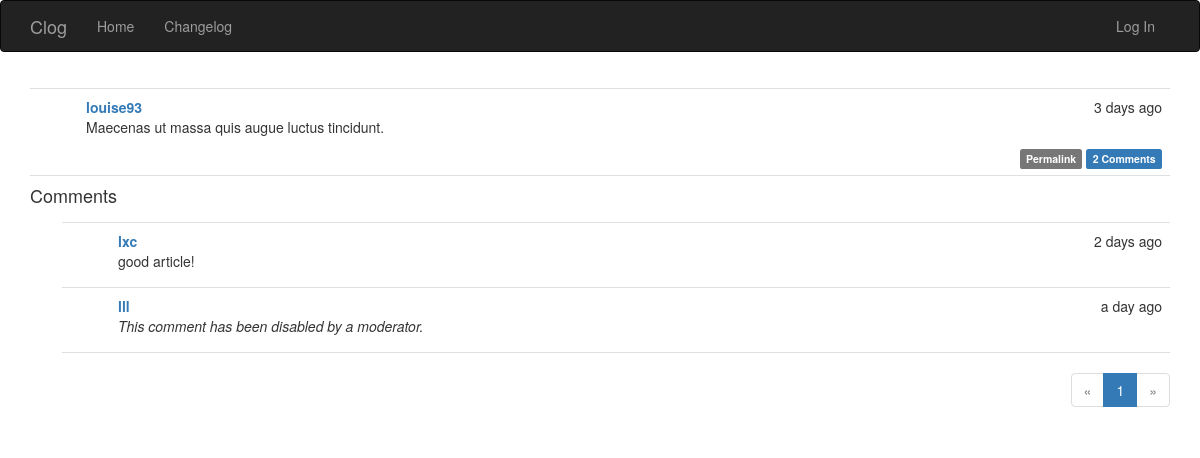
The app's page /post/90 with its own data.
### app/models.py (models this page shows, shortened)
class Post(db.Model):
    __tablename__ = 'posts'
    id = db.Column(db.Integer, primary_key=True)
    body = db.Column(db.Text)
    timestamp = db.Column(db.DateTime, index=True, default=datetime.utcnow)
    author_id = db.Column(db.Integer, db.ForeignKey('users.id'))
    body_html = db.Column(db.Text)
    comments = db.relationship('Comment', backref='post', lazy='dynamic')

class User(UserMixin, db.Model):
    __tablename__ = 'users'
    id = db.Column(db.Integer, primary_key=True)
    username = db.Column(db.String(64), unique=True, index=True)
    email = db.Column(db.String(64), unique=True, index=True)
    role_id = db.Column(db.Integer, db.ForeignKey('roles.id'))
    password_hash = db.Column(db.String(128))
    confirmed = db.Column(db.Boolean, default=False)
    name = db.Column(db.String(64))
    location = db.Column(db.String(64))
    about_me = db.Column(db.Text)
    member_since = db.Column(db.DateTime(), default=datetime.utcnow)
    last_seen = db.Column(db.DateTime(), default=datetime.utcnow)
    posts = db.relationship('Post', backref='author', lazy='dynamic')
    followed = db.relationship('Follow',
                               foreign_keys=[Follow.follower_id],
                               backref=db.backref('follower', lazy='joined'),
                               lazy='dynamic',
                               cascade='all, delete-orphan')
    followers = db.relationship('Follow',
                                foreign_keys=[Follow.followed_id],
                                backref=db.backref('followed', lazy='joined'),
                                lazy='dynamic',
                                cascade='all, delete-orphan')
    comments = db.relationship('Comment', backref='author', lazy='dynamic')
    @property
    def password(self):
        raise AttributeError('password is not a readable attribute')

class Comment(db.Model):
    __tablename__ = 'comments'
    id = db.Column(db.Integer, primary_key=True)
    body = db.Column(db.Text)
    body_html = db.Column(db.Text)
    timestamp = db.Column(db.DateTime, index=True, default=datetime.utcnow)
    disabled = db.Column(db.Boolean)
    author_id = db.Column(db.Integer, db.ForeignKey('users.id'))
    post_id = db.Column(db.Integer, db.ForeignKey('posts.id'))

### app/main/views.py (the view, shortened to what this page needs)
@main.route('/post/<int:id>', methods=['GET', 'POST'])
def post(id):
    post = Post.query.get_or_404(id)
    form = CommentForm()
    page = request.args.get('page', 1, type=int)
    if page == -1:
        page = (post.comments.count() - 1) // \
            current_app.config['FLASKY_COMMENTS_PER_PAGE'] + 1
    pagination = post.comments.order_by(Comment.timestamp.asc()).paginate(
        page, per_page=current_app.config['FLASKY_COMMENTS_PER_PAGE'],
        error_out=False)
    comments = pagination.items
    return render_template('post.html', posts=[post], form=form,
                           comments=comments, pagination=pagination)

### app/auth/views.py (called while the page is built)
@auth.before_app_request
def before_request():
    if current_user.is_authenticated:
        current_user.ping()
        if not current_user.confirmed \
                and request.endpoint[:5] != 'auth.' \
                and request.endpoint != 'static':
            return redirect(url_for('auth.unconfirmed'))

### app/main/__init__.py (called while the page is built)
@main.app_context_processor
def inject_permissions():
    return dict(Permission=Permission)

### app/models.py (called while the page is built)
    def can(self, permissions):
        return False

    def is_administrator(self):
        return False

### app/templates/post.html (shortened to what this page needs)
{% extends "base.html" %}
{% import "bootstrap/wtf.html" as wtf %}
{% import "_macros.html" as macros %}
{% block page_content %}
{% include '_posts.html' %}
<h4 id="comments">Comments</h4>
{% include '_comments.html' %}
{% if pagination %}
<div class="pagination">
    {{ macros.pagination_widget(pagination, '.post', fragment='#comments', id=posts[0].id) }}
</div>
{% endif %}
{% endblock %}

### app/templates/_posts.html (shortened to what this page needs)
<ul class="posts">
    {% for post in posts %}
    <li class="post">
        <div class="post-content">
            <div class="post-date">{{ moment(post.timestamp).fromNow() }}</div>
            <div class="post-author"><a href="{{ url_for('.user', username=post.author.username) }}">{{ post.author.username }}</a></div>
            <div class="post-body">
                {% if post.body_html %}
                    {{ post.body_html | safe }}
                {% else %}
                    {{ post.body }}
                {% endif %}
            </div>
            <div class="post-footer">
                <a href="{{ url_for('.post', id=post.id) }}">
                    <span class="label label-default">Permalink</span>
                </a>
                <a href="{{ url_for('.post', id=post.id) }}#comments">
                    <span class="label label-primary">{{ post.comments.count() }} Comments</span>
                </a>
            </div>
        </div>
    </li>
    {% endfor %}
</ul>

### app/templates/_comments.html (shortened to what this page needs)
<ul class="comments">
    {% for comment in comments %}
    <li class="comment">
        <div class="comment-content">
            <div class="comment-date">{{ moment(comment.timestamp).fromNow() }}</div>
            <div class="comment-author"><a href="{{ url_for('.user', username=comment.author.username) }}">{{ comment.author.username }}</a></div>
            <div class="comment-body">
                {% if comment.disabled %}
                <p><i>This comment has been disabled by a moderator.</i></p>
                {% endif %}
                {% if moderate or not comment.disabled %}
                    {% if comment.body_html %}
                        {{ comment.body_html | safe }}
                    {% else %}
                        {{ comment.body }}
                    {% endif %}
                {% endif %}
            </div>
        </div>
    </li>
    {% endfor %}
</ul>

### app/static/styles.css (style rules this page uses)
ul.posts { list-style-type: none; padding: 0px; margin: 16px 0px 0px 0px; border-top: 1px solid #e0e0e0; }
ul.posts li.post { padding: 8px; border-bottom: 1px solid #e0e0e0; }
div.post-date { float: right; }
div.post-author { font-weight: bold; }
div.post-content { margin-left: 48px; min-height: 48px; }
div.post-footer { text-align: right; }
ul.comments { list-style-type: none; padding: 0px; margin: 16px 0px 0px 0px; }
ul.comments li.comment { margin-left: 32px; padding: 8px; border-bottom: 1px solid #e0e0e0; }
ul.comments li.comment:nth-child(1) { border-top: 1px solid #e0e0e0; }
div.comment-date { float: right; }
div.comment-author { font-weight: bold; }
div.comment-content { margin-left: 48px; min-height: 48px; }
div.pagination { width: 100%; text-align: right; padding: 0px; margin: 0px; }

### records on screen
Post: timestamp "3 days ago", author.username "louise93", body_html "Maecenas ut massa quis augue luctus tincidunt.", comments.count "2"
Comment: timestamp "2 days ago", author.username "lxc", body_html "good article!"
Comment: timestamp "a day ago", author.username "lll", shows "This comment has been disabled by a moderator."

### other values on screen
{{ p }} "1"
